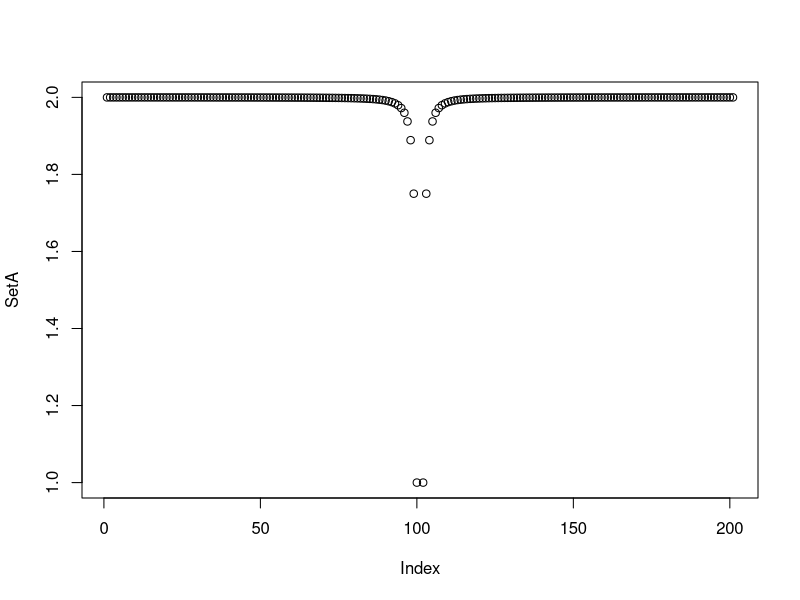
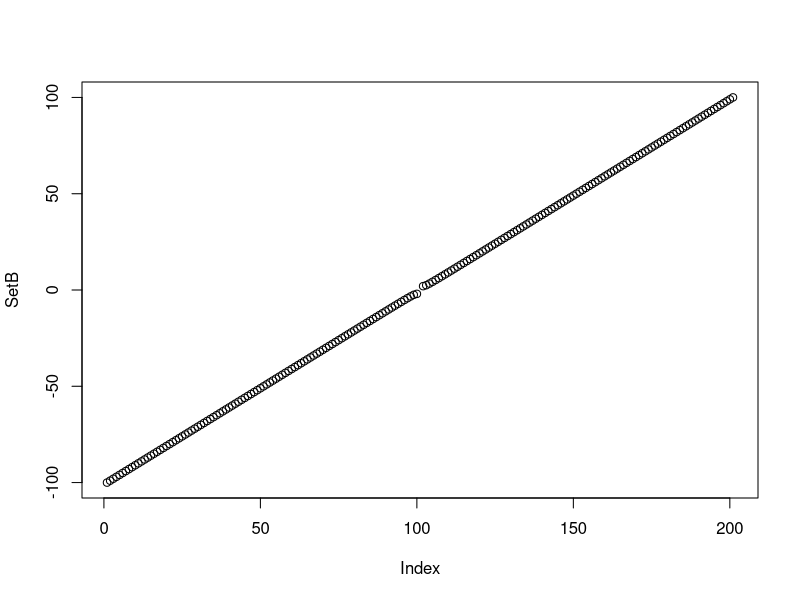
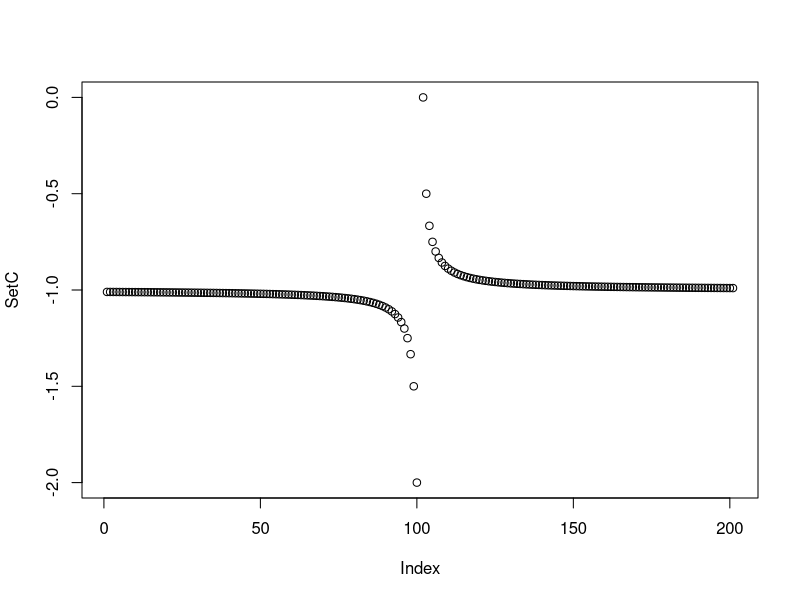
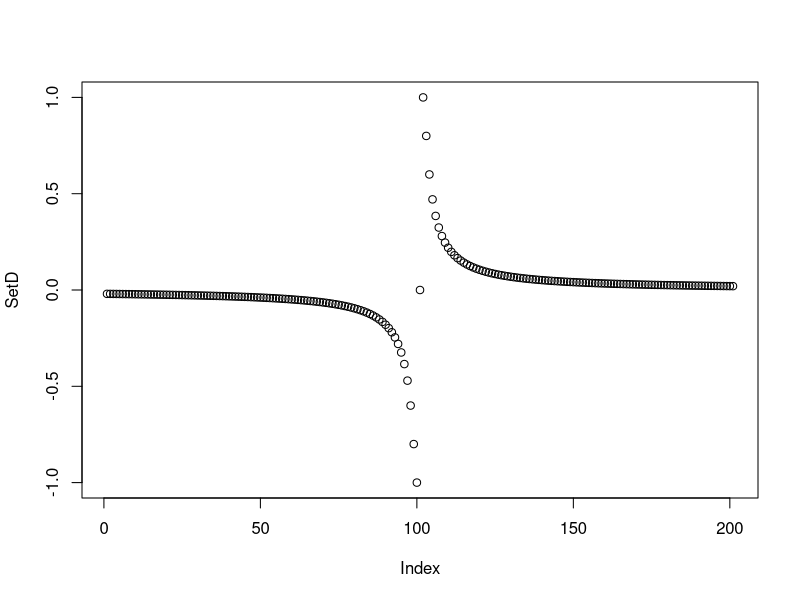
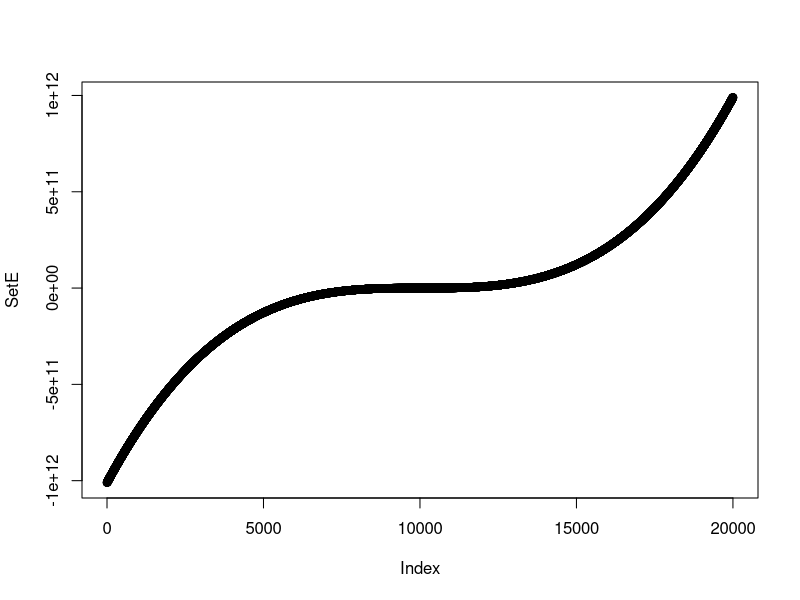
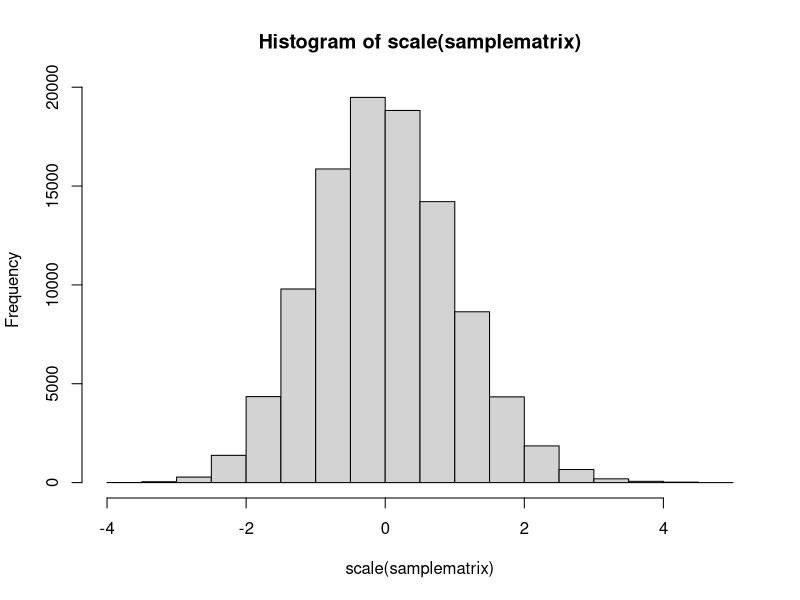

Write R code to recreate these figures, in order.
############

# LIMITS #

############

# Example 3.1.1.

n = -100:100
SetA = 2 - (1 / n^2)
plot(SetA)

## Can you see the limit? What is it?

# 2

# Example 3.1.2

n = -100:100
SetB = (n^2 + 1)/n
plot(SetB)

## Can you see the limit? What is it?

# Infinity

# Example 3.1.3

n = -100:100
SetC = (-1^n * ( 1 - (1/n) ))
plot(SetC)

# -1

# Example 3.1.1

n = -100:100
SetD = (2*n / (n^2 + 1) )
plot(SetD)

# What is the limit?

# 0

# Example 3.1.2

n = -10000:10000
SetE = n^3 - 100 * n^2
plot(SetE)

# Infinity

# Central Limit Theorem Example

# generate population distribution from exponential distribution, a lot of data
population <- rexp(100000000, rate = 3.2)
iter <- 100000
samplematrix <- matrix(ncol=1, nrow=iter)
for(i in 1:iter){
  # Get samples of 100
  study <- sample(population, 100, replace=F)
  # store in vector/matrix
  samplematrix[i,] <- mean(study)
}
# examine matrix
hist(scale(samplematrix))
# You can see it converges (i.e., has a limit) on Normal(0,1)


